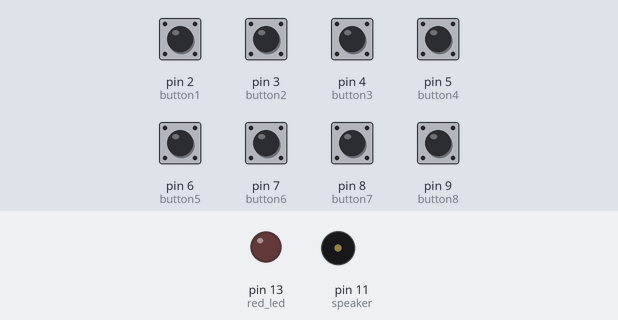
This sketch was run on a simulated Arduino Uno, built with avr-gcc and run on an emulated ATmega328P. Parts: output pins drawn as LEDs (lit = HIGH), buzzer (waves = sounding). The inputs (shaded band) are chosen by the test bench; at power-on: pin 2 (button1), pin 3 (button2), pin 4 (button3), pin 5 (button4), pin 6 (button5), pin 7 (button6), pin 8 (button7), pin 9 (button8) LOW.

Above: at 1.2 s.
1.3 s: pin 2 (button1) pulled HIGH for 0.15 s
At 1.37 s:
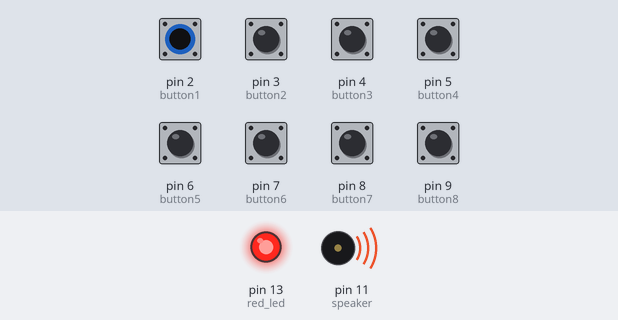
Timing chart, 0 to 4.3 s (numbered marks = the images above; inputs shaded):
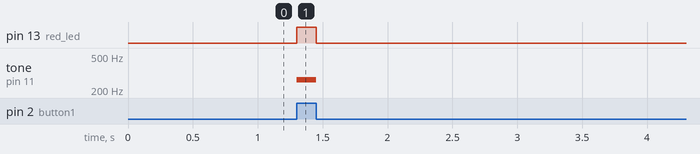

Measured:
- after the input at 1.3 s, pin 13 (red_led): LOW → HIGH at once, → LOW 0.15 s later; tone on pin 11 (speaker): silent → 262 Hz at once, → silent 0.15 s later

The sketch:

arduino-musical-keyboard.ino
```cpp
/*
 * Hello, welcome project with musical keyboard!!!
 * This is code of project, was create in 03/04/2021.
 *
 * by Guilherme Pedroso de Lima
 */

const int button1 = 2;    // variable with name button1 receives pin number 2 from the push button
const int button2 = 3;    // variable with name button2 receives pin number 3 from the push button
const int button3 = 4;
const int button4 = 5;
const int button5 = 6;
const int button6 = 7;
const int button7 = 8;
const int button8 = 9;
const int red_led =  13;  // variable red_led receives pin number 13 from Arduino
const int speaker = 11;   // variable speaker receives pin number


// variables to read the state of the push button
int State = 0;
int State2 = 0;
int State3 = 0;
int State4 = 0;
int State5 = 0;
int State6 = 0;
int State7 = 0;
int State8 = 0;

void setup() {


  pinMode(red_led, OUTPUT); // starts red LED as output

  pinMode(button1, INPUT);  // start pin 2 of button 1 as an input
  pinMode(button2, INPUT);  // start pin 3 of button 2 as an input
  pinMode(button3, INPUT);
  pinMode(button4, INPUT);
  pinMode(button5, INPUT);
  pinMode(button6, INPUT);
  pinMode(button7, INPUT);
  pinMode(button8, INPUT);

  pinMode(speaker, OUTPUT); // starts speaker as output
}

void loop() {

  // read the status of the push button value
  State = digitalRead(button1); // button and store output in the variable State, 0 or 1
  State2 = digitalRead(button2);
  State3 = digitalRead(button3);
  State4 = digitalRead(button4);
  State5 = digitalRead(button5);
  State6 = digitalRead(button6);
  State7 = digitalRead(button7);
  State8 = digitalRead(button8);

  if (State == 1) //High = 1
  {
    // turn on the red LED
    digitalWrite(red_led, HIGH);
    tone(speaker, 262);  //tone note C (doh)
  }
  else if(State2 == 1)
  {
      digitalWrite(red_led, HIGH);
      tone(speaker, 294);   //tone note D
  }
  else if(State3 == 1)
  {
      digitalWrite(red_led, HIGH);
      tone(speaker, 330);   //tone note E
  }
  else if(State4 == 1)
  {
      digitalWrite(red_led, HIGH);
      tone(speaker, 349);   ///tone note F
  }
  else if(State5 == 1)
  {
      digitalWrite(red_led, HIGH);
      tone(speaker, 392);   //tone note G
  }
  else if(State6 == 1)
  {
      digitalWrite(red_led, HIGH);
      tone(speaker, 440);   //tone note A
  }
  else if(State7 == 1)
  {
      digitalWrite(red_led, HIGH);
      tone(speaker, 494);   //tone note B
  }
  else if(State8 == 1)
  {
      digitalWrite(red_led, HIGH);
      tone(speaker, 523);   //tone note C in other frequency
  }
  else
  {
    //shutdown Led:
    digitalWrite(red_led, LOW);
    noTone(speaker);
  }
}
```
